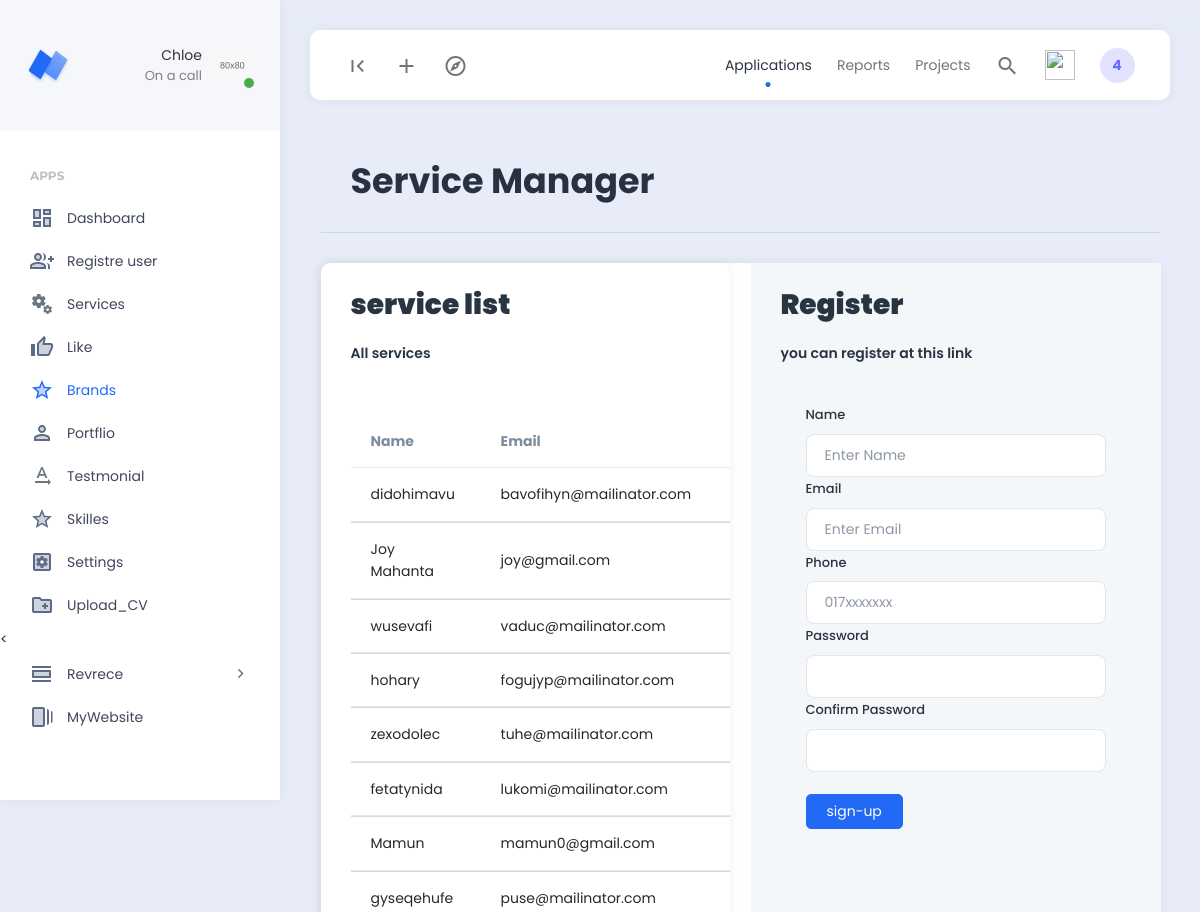
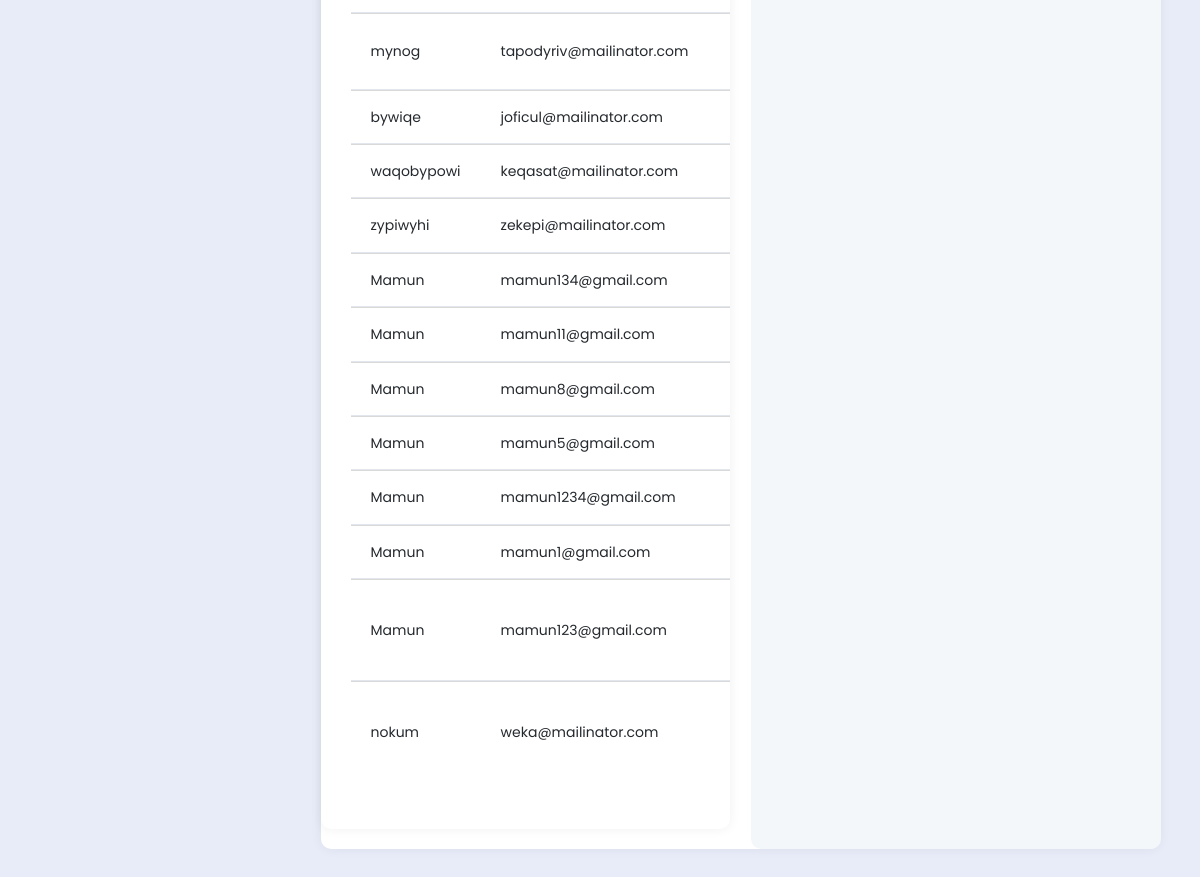
The page /Views/backend/User_Register.php (signed in) on the database its author committed (2 pictures, top to bottom).
### tables this page shows
CREATE TABLE `user_regi` (
  `id` int(11) NOT NULL,
  `u_name` varchar(150) NOT NULL,
  `email` varchar(100) NOT NULL,
  `pass` varchar(100) NOT NULL,
  `imge` varchar(100) DEFAULT NULL,
  `phone` varchar(25) NOT NULL
);

### Views/backend/User_Register.php (the view, shortened to what this page needs)
<?php
require_once('header.php');
require_once('../../db_controler.php');
?>
<div class="app-content">
    <div class="content-wrapper">
        <div class="container">
            <div class="row">
                <div class="col">
                    <div class="page-description">
                        <h1>Service Manager</h1>
                    </div>
                </div>
            </div>
            <div class="row">
                <div class="col-xl-12">
                    <div class="card widget widget-stats-large">
                        <div class="row">
                            <div class="col-md-6">
                                <div class="card">
                                    <div class="card-header">
                                        <h3 class="card-title fs-2 fw-bolder">service list</h3>
                                        <p class="text m-t-md fs-6 fw-400">
                                            All services
                                        </p>
                                    </div>
                                      <div class="card-body overflow-auto">
                                      <table id="example"  class="display" cellspacing="0" width="100%">
                                      <thead>
                                              <tr>
                                                  <th>Name</th>
                                                  <th>Email</th>
                                                  <th>Phone</th>
                                              </tr>
                                          </thead>
                                          <tbody>
                                          <?php
                                                $select_all = "SELECT * FROM user_regi ORDER BY id DESC ";
                                                $query = mysqli_query($con, $select_all);
                                                ?>
                                                <?php foreach ($query as $user) : ?>
                                                    <tr>
                                                       <td><?=$user['u_name']?></td>
                                                       <td><?=$user['email']?></td>
                                                       <td><?=$user['phone']?></td>
                                                     </tr>
                                                <?php endforeach; ?>
                                            </tbody>
                                            </table>
                                    </div>
                                </div>
                            </div>
                            <div class="col-md-6">
                                <div class="widget-stats-large-info-container">
                                    <div class="card-header ">
                                        <h3 class="card-title fs-2 fw-bolder">Register</h3>
                                        <p class="text m-t-md fs-6 fw-400">
                                            you can register at this link
                                        </p>
                                        <div class="example-container">
                                            <div class="example-content">
                                                <div class="auth-credentials m-b-xxl">
                                                    <form class="form" action="valitation.php" method="post">
                                                        <label for="signUpUsername" class="form-label">Name</label>
                                                        <input type="text" class="form-control
                                                   " id="signUpUsername" name="u_name" placeholder="Enter Name">
                                                        <label for="signUpUsername" class="form-label">Email</label>
                                                        <input type="email" class="form-control
                                                        " id="signUpUsername" name="email" placeholder="Enter Email">
                                                        <label  class="form-label">Phone</label>
                                                        <input type="text" class="form-control
                                                        "  name="phone" placeholder="017xxxxxxx">
                                                        <label for="signUpPassword" class="form-label">Password</label>
                                                        <input type="password" class="form-control
                                                        " id="signUpPassword" name="pass">
                                                        <label for="signUpPassword" class="form-label">Confirm Password</label>
                                                        <input type="password" class="form-control
                                                      " id="signUpPassword" name="c_pass">
                                                        <br>
                                                        <input type="submit" class="btn btn-primary" value="sign-up" name="s_btn">
                                                    </form>
                                                </div>
                                            </div>
                                        </div>
                                    </div>
                                </div>
                            </div>
                        </div>
                    </div>
                </div>
            </div>
        </div>
    </div>
    <?php require_once('footer.php'); ?>

### rows shown on the page
user_regi: u_name "didohimavu", email "bavofihyn@mailinator.com"
user_regi: u_name "Joy Mahanta", email "joy@gmail.com"
user_regi: u_name "wusevafi", email "vaduc@mailinator.com"
user_regi: u_name "hohary", email "fogujyp@mailinator.com"
user_regi: u_name "zexodolec", email "tuhe@mailinator.com"
user_regi: u_name "fetatynida", email "lukomi@mailinator.com"
user_regi: u_name "Mamun", email "mamun0@gmail.com"
user_regi: u_name "gyseqehufe", email "puse@mailinator.com"
user_regi: u_name "mynog", email "tapodyriv@mailinator.com"
user_regi: u_name "bywiqe", email "joficul@mailinator.com"
user_regi: u_name "waqobypowi", email "keqasat@mailinator.com"
user_regi: u_name "zypiwyhi", email "zekepi@mailinator.com"
user_regi: u_name "Mamun", email "mamun134@gmail.com"
user_regi: u_name "Mamun", email "mamun11@gmail.com"
user_regi: u_name "Mamun", email "mamun8@gmail.com"
user_regi: u_name "Mamun", email "mamun5@gmail.com"
user_regi: u_name "Mamun", email "mamun1234@gmail.com"
user_regi: u_name "Mamun", email "mamun1@gmail.com"
user_regi: u_name "Mamun", email "mamun123@gmail.com"
user_regi: u_name "nokum", email "weka@mailinator.com"
